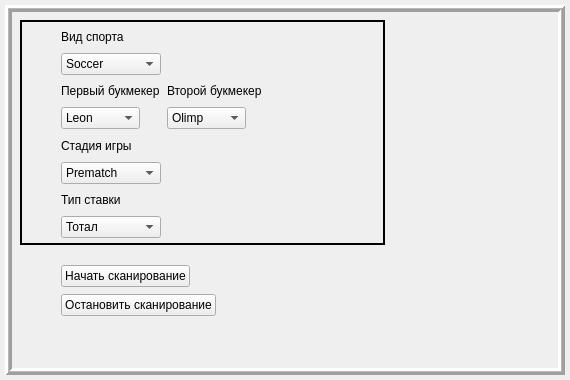
<?xml version="1.0" encoding="UTF-8"?>
<ui version="4.0">
 <class>desktopClient</class>
 <widget class="QWidget" name="desktopClient">
  <property name="geometry">
   <rect>
    <x>0</x>
    <y>0</y>
    <width>570</width>
    <height>380</height>
   </rect>
  </property>
  <property name="sizePolicy">
   <sizepolicy hsizetype="Fixed" vsizetype="Fixed">
    <horstretch>0</horstretch>
    <verstretch>0</verstretch>
   </sizepolicy>
  </property>
  <property name="minimumSize">
   <size>
    <width>570</width>
    <height>380</height>
   </size>
  </property>
  <property name="maximumSize">
   <size>
    <width>570</width>
    <height>380</height>
   </size>
  </property>
  <property name="windowTitle">
   <string>Form</string>
  </property>
  <widget class="QFrame" name="frame">
   <property name="geometry">
    <rect>
     <x>5</x>
     <y>5</y>
     <width>560</width>
     <height>370</height>
    </rect>
   </property>
   <property name="styleSheet">
    <string notr="true">border-top-color: rgb(0, 0, 0);</string>
   </property>
   <property name="frameShape">
    <enum>QFrame::Box</enum>
   </property>
   <property name="frameShadow">
    <enum>QFrame::Raised</enum>
   </property>
   <property name="lineWidth">
    <number>3</number>
   </property>
   <property name="midLineWidth">
    <number>1</number>
   </property>
   <widget class="QFrame" name="frame_2">
    <property name="enabled">
     <bool>true</bool>
    </property>
    <property name="geometry">
     <rect>
      <x>15</x>
      <y>15</y>
      <width>365</width>
      <height>225</height>
     </rect>
    </property>
    <property name="frameShape">
     <enum>QFrame::Box</enum>
    </property>
    <property name="frameShadow">
     <enum>QFrame::Plain</enum>
    </property>
    <property name="lineWidth">
     <number>2</number>
    </property>
   </widget>
   <widget class="QWidget" name="layoutWidget">
    <property name="geometry">
     <rect>
      <x>31</x>
      <y>21</y>
      <width>335</width>
      <height>212</height>
     </rect>
    </property>
    <layout class="QGridLayout" name="gridLayout">
     <item row="0" column="1">
      <widget class="QLabel" name="label_sportType">
       <property name="text">
        <string>Вид спорта</string>
       </property>
      </widget>
     </item>
     <item row="3" column="3">
      <spacer name="horizontalSpacer_2">
       <property name="orientation">
        <enum>Qt::Horizontal</enum>
       </property>
       <property name="sizeHint" stdset="0">
        <size>
         <width>40</width>
         <height>20</height>
        </size>
       </property>
      </spacer>
     </item>
     <item row="6" column="1">
      <widget class="QLabel" name="label_marketType">
       <property name="text">
        <string>Тип ставки</string>
       </property>
      </widget>
     </item>
     <item row="3" column="2">
      <widget class="QComboBox" name="comboBox_secondBkmkr">
       <property name="sizePolicy">
        <sizepolicy hsizetype="Fixed" vsizetype="Fixed">
         <horstretch>0</horstretch>
         <verstretch>0</verstretch>
        </sizepolicy>
       </property>
       <item>
        <property name="text">
         <string>Olimp</string>
        </property>
       </item>
       <item>
        <property name="text">
         <string>Leon</string>
        </property>
       </item>
       <item>
        <property name="text">
         <string>Betboom</string>
        </property>
       </item>
      </widget>
     </item>
     <item row="1" column="1">
      <widget class="QComboBox" name="comboBox_sportType">
       <item>
        <property name="text">
         <string>Soccer</string>
        </property>
       </item>
       <item>
        <property name="text">
         <string>Basketball</string>
        </property>
       </item>
       <item>
        <property name="text">
         <string>Icehockey</string>
        </property>
       </item>
      </widget>
     </item>
     <item row="5" column="1">
      <widget class="QComboBox" name="comboBox_gameStatus">
       <item>
        <property name="text">
         <string>Prematch</string>
        </property>
       </item>
       <item>
        <property name="text">
         <string>Inplay</string>
        </property>
       </item>
      </widget>
     </item>
     <item row="2" column="1">
      <widget class="QLabel" name="label_firstBkmkr">
       <property name="text">
        <string>Первый букмекер</string>
       </property>
      </widget>
     </item>
     <item row="7" column="1">
      <widget class="QComboBox" name="comboBox_marketType">
       <property name="sizePolicy">
        <sizepolicy hsizetype="Minimum" vsizetype="Minimum">
         <horstretch>0</horstretch>
         <verstretch>0</verstretch>
        </sizepolicy>
       </property>
       <property name="sizeAdjustPolicy">
        <enum>QComboBox::AdjustToContents</enum>
       </property>
       <item>
        <property name="text">
         <string>Тотал</string>
        </property>
       </item>
       <item>
        <property name="text">
         <string>Победитель</string>
        </property>
       </item>
       <item>
        <property name="text">
         <string>Фора</string>
        </property>
       </item>
      </widget>
     </item>
     <item row="4" column="1">
      <widget class="QLabel" name="label_gameStatus">
       <property name="text">
        <string>Стадия игры</string>
       </property>
      </widget>
     </item>
     <item row="3" column="0">
      <spacer name="horizontalSpacer">
       <property name="orientation">
        <enum>Qt::Horizontal</enum>
       </property>
       <property name="sizeType">
        <enum>QSizePolicy::Fixed</enum>
       </property>
       <property name="sizeHint" stdset="0">
        <size>
         <width>25</width>
         <height>22</height>
        </size>
       </property>
      </spacer>
     </item>
     <item row="2" column="2">
      <widget class="QLabel" name="label_secondBkmkr">
       <property name="text">
        <string>Второй букмекер</string>
       </property>
      </widget>
     </item>
     <item row="3" column="1">
      <widget class="QComboBox" name="comboBox_firstBkmkr">
       <property name="sizePolicy">
        <sizepolicy hsizetype="Fixed" vsizetype="Fixed">
         <horstretch>0</horstretch>
         <verstretch>0</verstretch>
        </sizepolicy>
       </property>
       <property name="minimumSize">
        <size>
         <width>0</width>
         <height>0</height>
        </size>
       </property>
       <item>
        <property name="text">
         <string>Leon</string>
        </property>
       </item>
       <item>
        <property name="text">
         <string>Olimp</string>
        </property>
       </item>
       <item>
        <property name="text">
         <string>Betboom</string>
        </property>
       </item>
      </widget>
     </item>
    </layout>
   </widget>
   <widget class="QWidget" name="layoutWidget">
    <property name="geometry">
     <rect>
      <x>31</x>
      <y>258</y>
      <width>261</width>
      <height>57</height>
     </rect>
    </property>
    <layout class="QGridLayout" name="gridLayout_2" rowstretch="0,0">
     <property name="sizeConstraint">
      <enum>QLayout::SetDefaultConstraint</enum>
     </property>
     <property name="topMargin">
      <number>0</number>
     </property>
     <property name="horizontalSpacing">
      <number>0</number>
     </property>
     <property name="verticalSpacing">
      <number>5</number>
     </property>
     <item row="0" column="2">
      <spacer name="horizontalSpacer_4">
       <property name="orientation">
        <enum>Qt::Horizontal</enum>
       </property>
       <property name="sizeHint" stdset="0">
        <size>
         <width>40</width>
         <height>20</height>
        </size>
       </property>
      </spacer>
     </item>
     <item row="1" column="1">
      <widget class="QPushButton" name="pushButton_stopScan">
       <property name="sizePolicy">
        <sizepolicy hsizetype="Fixed" vsizetype="Fixed">
         <horstretch>0</horstretch>
         <verstretch>0</verstretch>
        </sizepolicy>
       </property>
       <property name="layoutDirection">
        <enum>Qt::LeftToRight</enum>
       </property>
       <property name="text">
        <string>Остановить сканирование</string>
       </property>
       <property name="autoDefault">
        <bool>false</bool>
       </property>
       <property name="default">
        <bool>false</bool>
       </property>
      </widget>
     </item>
     <item row="0" column="0">
      <spacer name="horizontalSpacer_3">
       <property name="orientation">
        <enum>Qt::Horizontal</enum>
       </property>
       <property name="sizeType">
        <enum>QSizePolicy::Fixed</enum>
       </property>
       <property name="sizeHint" stdset="0">
        <size>
         <width>25</width>
         <height>20</height>
        </size>
       </property>
      </spacer>
     </item>
     <item row="0" column="1">
      <widget class="QPushButton" name="pushButton_startScan">
       <property name="sizePolicy">
        <sizepolicy hsizetype="Fixed" vsizetype="Fixed">
         <horstretch>0</horstretch>
         <verstretch>0</verstretch>
        </sizepolicy>
       </property>
       <property name="text">
        <string>Начать сканирование</string>
       </property>
      </widget>
     </item>
    </layout>
   </widget>
  </widget>
 </widget>
 <resources/>
 <connections/>
</ui>
